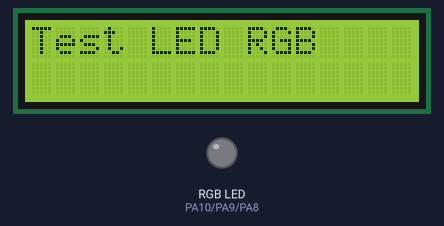
Recording of a sketch running on a simulated STM32 Blue Pill. Shown: 16×2 character LCD, an RGB LED mixed from three pins (HIGH = lit).

Above: at 0.1 s.
At 2.1 s:
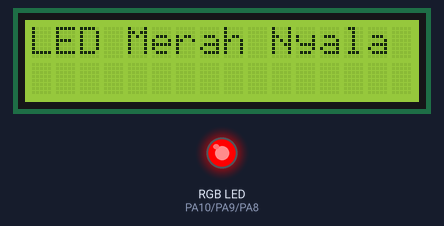
At 3.2 s:
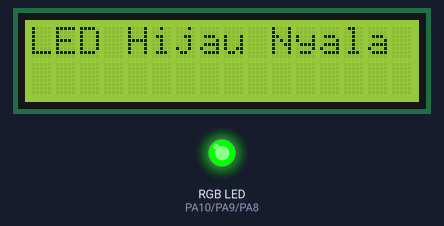
At 4.2 s:
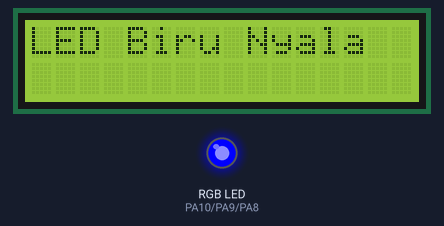
Timing chart, 0 to 40.0 s (numbered marks = the images above):
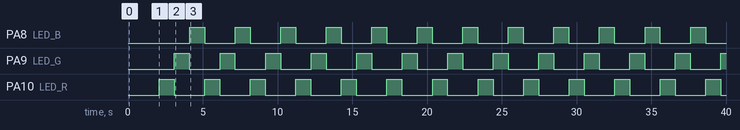

Measured:
- by itself, PA8 (LED_B), PA9 (LED_G), PA10 (LED_R): alternates HIGH for 1.0 s and LOW for 2.0 s
- by itself, everything shown: repeats every 3.0 s, in 4 steps
- what the display in image 1 shows lasts 1.0 s, from 2.1 s to 3.1 s

The sketch:

test_3_led_lcd.ino
```cpp
#include <Arduino.h>
#include <LiquidCrystal_I2C.h>
#include <Wire.h>

// PIN LED RGB (Hanya menggunakan 1 modul LED utama sekarang)
#define LED_B PA8
#define LED_G PA9
#define LED_R PA10

LiquidCrystal_I2C lcd(0x27, 16, 2);

void setLED(bool state) {
  digitalWrite(LED_B, state);
  digitalWrite(LED_G, state);
  digitalWrite(LED_R, state);
}

void setup() {
  Wire.begin();
  lcd.init();
  lcd.backlight();
  lcd.setCursor(0, 0);
  lcd.print("Test LED RGB");
  delay(2000);
  lcd.clear();

  pinMode(LED_B, OUTPUT);
  pinMode(LED_G, OUTPUT);
  pinMode(LED_R, OUTPUT);
}

void loop() {
  lcd.setCursor(0, 0);
  lcd.print("LED Merah Nyala ");
  digitalWrite(LED_R, HIGH);
  delay(1000);
  digitalWrite(LED_R, LOW);

  lcd.setCursor(0, 0);
  lcd.print("LED Hijau Nyala ");
  digitalWrite(LED_G, HIGH);
  delay(1000);
  digitalWrite(LED_G, LOW);

  lcd.setCursor(0, 0);
  lcd.print("LED Biru Nyala  ");
  digitalWrite(LED_B, HIGH);
  delay(1000);
  digitalWrite(LED_B, LOW);
}
```
